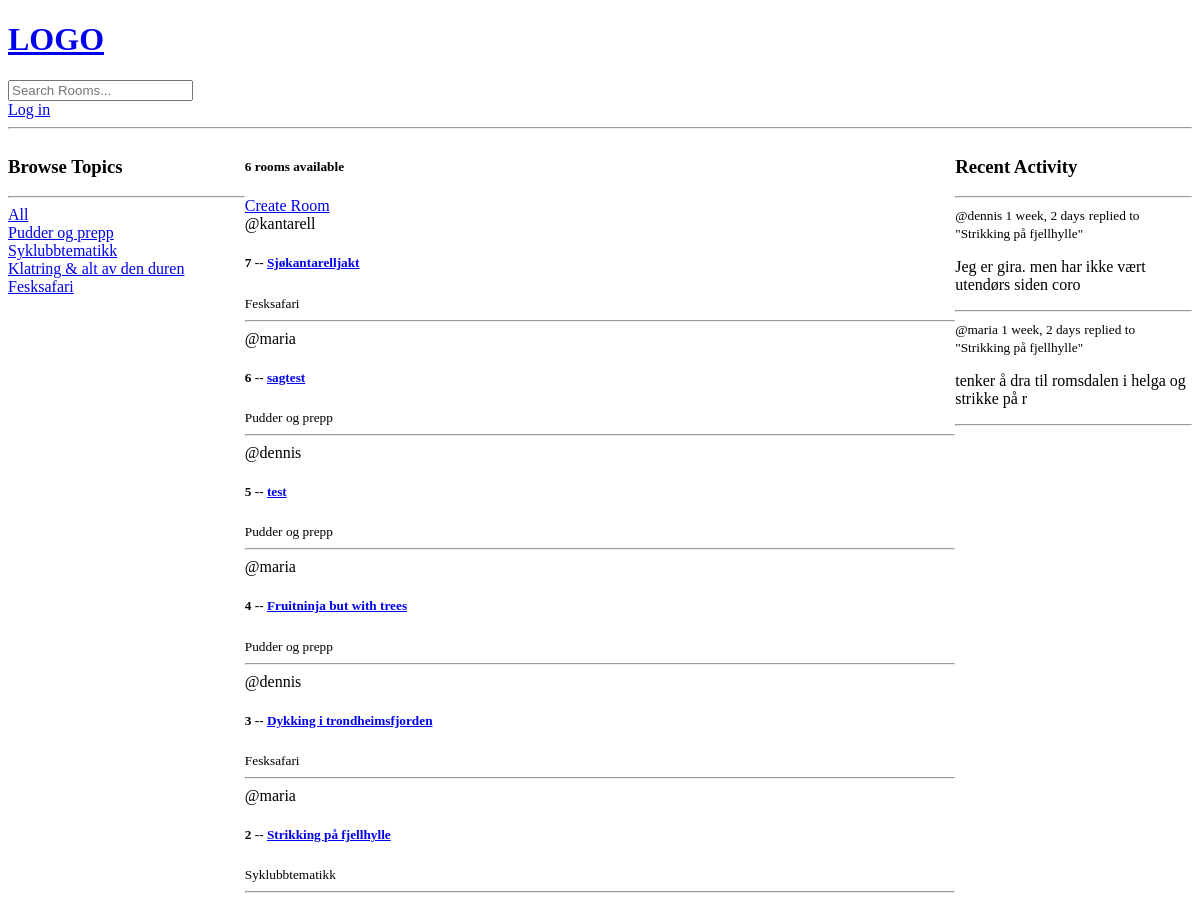
The app's page /, older data.
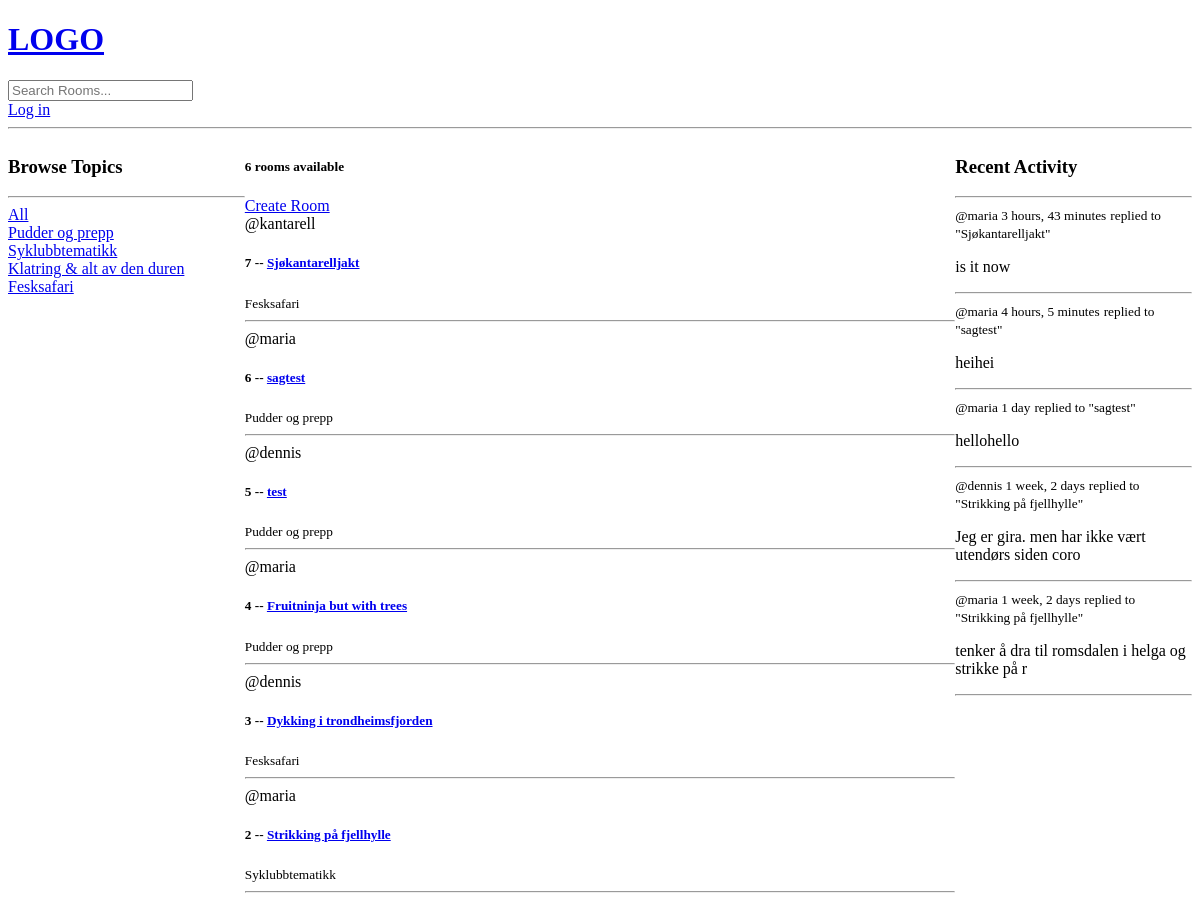
The same page, newer data.
### base/models.py (models this page shows, shortened)
class Topic(models.Model):
    name = models.CharField(max_length=200)

class Room(models.Model):
    host = models.ForeignKey(User, on_delete=models.SET_NULL, null=True)
    topic = models.ForeignKey(Topic, on_delete=models.SET_NULL, null=True) #ForeignKey establishes a parent-child relationship with Topic. Need to allow null=True in the db bc of SET_NULL
    name = models.CharField(max_length=200)
    description = models.TextField(null=True, blank=True) # null=True doesn't actually do much as explained here: https://stackoverflow.com/questions/8609192/what-is-the-difference-between-null-true-and-blank-true-in-django
    participants = models.ManyToManyField(User, related_name='participants', blank=True) #more about related_name on Notion/Stackoverflow. Blank=true means you can submit a form without filling everying out
    updated = models.DateTimeField(auto_now=True) #auto_now takes a snapshot everytime the instance is saved _ Eg. when the room was last updated
    created = models.DateTimeField(auto_now_add=True) #only takes a timestamp when the instance is created - Eg. when the room was created
    class Meta:
        ordering = ['-updated', '-created'] #the dash means descending order, eg. newest updated / created will be first
    def __str__(self):
        return self.name #has to be a string!! so if unsire, wrap the retunred val in a str()

class Message(models.Model):
    user = models.ForeignKey(User, on_delete=models.CASCADE) #the user that is posting the message. User class is imported (django.contrib.auth.models)
    room = models.ForeignKey(Room, on_delete=models.CASCADE) #ForeignKey establishes a parent-child relationship with Room, and CASCADE means that when a Room object is deleted, all its children are deleted as well
    body = models.TextField() #leave empty to force users to write message
    updated = models.DateTimeField(auto_now=True) #auto_now takes a snapshot everytime the instance is saved _ Eg. when the room was last updated
    created = models.DateTimeField(auto_now_add=True) #only takes a timestamp when the instance is created - Eg. when the room was created
    class Meta:
        ordering = ['-updated', '-created'] #the dash means descending order, eg. newest updated / created will be first
    def __str__(self):
        return self.body[0:50] #gives you a preview of the first 50 characters

### base/views.py (the view)
# urls.py: path('', views.home, name = "home"), #three parameters: home page path, home view from the views file, and an optional name to call this view/url (handy bc you can reference the url by its name in oth
def home(request):
    q = request.GET.get('q') if request.GET.get('q') != None else '' #q for query hehe. q returs whatever is passed into the url. youtube: 2:13:40 for more
    rooms = Room.objects.filter( #filter() w/out parameters works just like all()
        Q(topic__name__icontains=q) | #icontains is for the search functionality, makes it possible to search for partial matches (i makes it case insensitive)
        Q(name__icontains=q) | #topic__name, name, description are all keywords of filter, not of Room model. topic__name is a composite keyword that goes into the parent function
        Q(description__icontains=q)
        )
    topics = Topic.objects.all()
    room_count = rooms.count() #faster than len() method
    room_messages = Message.objects.filter(Q(room__topic__name__icontains=q))
    context = {'rooms': rooms, 'topics': topics, 'room_count': room_count,
                'room_messages': room_messages}
    return render(request, 'base/home.html', context)

### base/templates/base/home.html (shortened to what this page needs)
{% extends 'main.html' %}
{% block content %}
<div class="home-container">
    <div>
        <h3>Browse Topics</h3>
        <hr>
        <div>
            <a href="{% url 'home' %}">All</a>
        </div>
        {% for topic in topics %}
        <div>
            <a href="{% url 'home' %}? q={{topic.name}}" >{{topic.name}}</a>
        </div>
        {% endfor%}
    </div>
    <div>
        <h5>{{room_count}} rooms available</h5>
        <a href="{% url 'create-room' %}">Create Room</a>
        <div>
            {% for room in rooms%}
            <div>
                <span>@{{room.host.username}}</span>
                <h5>{{room.id}} -- <a href="{% url 'room' room.id %}"> {{room.name}}</a></h5>
                <small>{{room.topic.name}}</small>
                <hr>
            </div>
            {% endfor %}
        </div>
    </div>
    <div>
        <h3>Recent Activity</h3>
        <hr>
        {% for message in room_messages %}
        <div>
            <small>@{{message.user}} {{message.created|timesince}}</small>
            <small>replied to "{{message.room}}"</small>
            <p>{{message}}</p>
            <hr>
        </div>
        {% endfor %}
    </div>
</div>
{% endblock %}

### templates/main.html (shortened to what this page needs)
<!DOCTYPE html>
<html>
<head>
</head>
<body>
    {% include 'navbar.html' %}
    {% block content %}
    {% endblock %}
</body>
</html>

### templates/navbar.html
<a href="/">
    <h1>LOGO</h1>
</a>
<form method="GET" action="{% url 'home' %}">
<input type="text" name="q" placeholder="Search Rooms..." />
</form>
{% if request.user.is_authenticated %}
<p>Hello {{request.user}}</p>
<a href="{% url 'logout' %}">Log out</a>
{% else %}
<a href="{% url 'login' %}">Log in</a>
{% endif %}
<hr>

### base/templates/base/home.html (style rules this page uses)
.home-container { display: grid; grid-template-columns: 1fr 3fr 1fr; }

Row changes from the older to the newer data that the page shows:
added Message: user "maria", created "3 hours, 43 minutes", room "Sjøkantarelljakt", body "is it now"
added Message: user "maria", created "4 hours, 5 minutes", room "sagtest", body "heihei"
added Message: user "maria", created "1 day", room "sagtest", body "hellohello"
